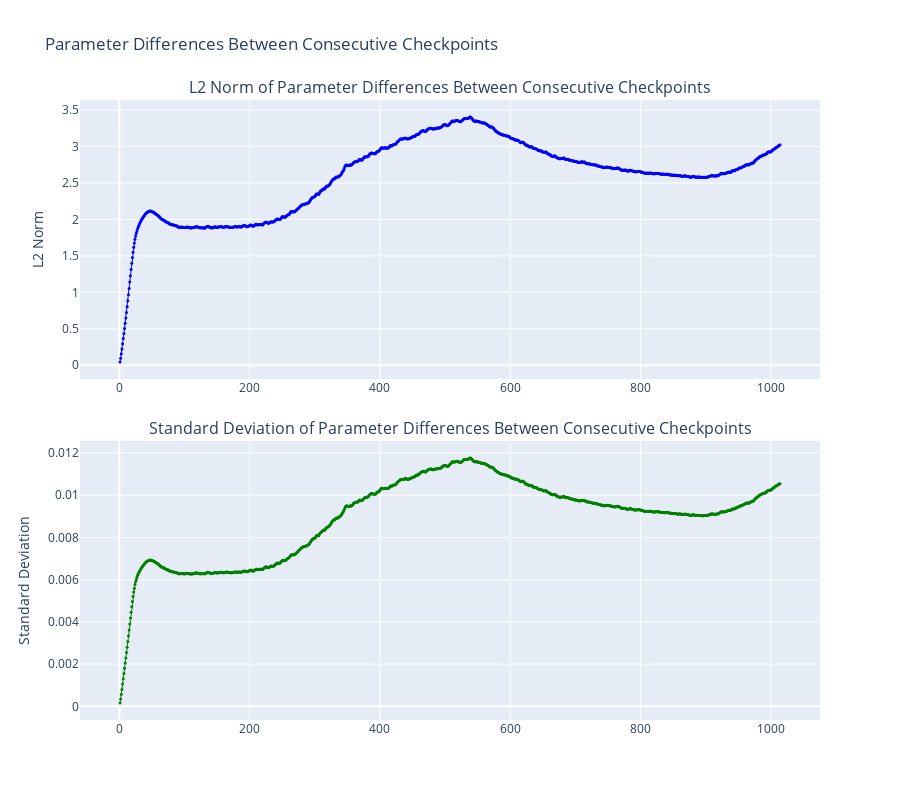

The code cell stored with this chart in its notebook:
### Code cell
from plotly.subplots import make_subplots

import plotly.graph_objects as go

# Create subplots with 2 rows
fig = make_subplots(
    rows=2,
    cols=1,
    subplot_titles=(
        "L2 Norm of Parameter Differences Between Consecutive Checkpoints",
        "Standard Deviation of Parameter Differences Between Consecutive Checkpoints",
    ),
    vertical_spacing=0.1,
)

# Add L2 Norm trace
fig.add_trace(
    go.Scatter(
        x=data["Checkpoint"],
        y=data["Norm"],
        mode="lines+markers",
        name="L2 Norm",
        line=dict(color="blue", width=1),
        marker=dict(size=3, color="blue"),
    ),
    row=1,
    col=1,
)

# Add Standard Deviation trace
fig.add_trace(
    go.Scatter(
        x=data["Checkpoint"],
        y=data["Std"],
        mode="lines+markers",
        name="Std Dev",
        line=dict(color="green", width=1),
        marker=dict(size=3, color="green"),
    ),
    row=2,
    col=1,
)

# Update layout
lim = 200
# fig.update_xaxes(title_text="Checkpoint Number", range=[lim_low, lim], row=2, col=1)
# fig.update_xaxes(range=[lim_low, lim], row=1, col=1)
fig.update_yaxes(title_text="L2 Norm", row=1, col=1)
fig.update_yaxes(title_text="Standard Deviation", row=2, col=1)

fig.update_layout(
    height=800,
    showlegend=False,
    title_text="Parameter Differences Between Consecutive Checkpoints",
)

fig.show()

### Figure 1 — Plotly figure (JSON) as saved in the notebook; plotly's stock layout.template omitted (floating-point values rounded to 4 significant figures; data arrays with more than 128 entries replaced by an {"elided": "..."} marker saying what was removed)
{"data": [{"line": {"color": "blue", "width": 1}, "marker": {"color": "blue", "size": 3}, "mode": "lines+markers", "name": "L2 Norm", "type": "scatter", "x": {"elided": "1014 int values"}, "xaxis": "x", "y": {"elided": "1014 float values"}, "yaxis": "y"}, {"line": {"color": "green", "width": 1}, "marker": {"color": "green", "size": 3}, "mode": "lines+markers", "name": "Std Dev", "type": "scatter", "x": {"elided": "1014 int values"}, "xaxis": "x2", "y": {"elided": "1014 float values"}, "yaxis": "y2"}], "layout": {"annotations": [{"font": {"size": 16}, "showarrow": false, "text": "L2 Norm of Parameter Differences Between Consecutive Checkpoints", "x": 0.5, "xanchor": "center", "xref": "paper", "y": 1, "yanchor": "bottom", "yref": "paper"}, {"font": {"size": 16}, "showarrow": false, "text": "Standard Deviation of Parameter Differences Between Consecutive Checkpoints", "x": 0.5, "xanchor": "center", "xref": "paper", "y": 0.45, "yanchor": "bottom", "yref": "paper"}], "height": 800, "showlegend": false, "title": {"text": "Parameter Differences Between Consecutive Checkpoints"}, "xaxis": {"anchor": "y", "domain": [0, 1]}, "xaxis2": {"anchor": "y2", "domain": [0, 1]}, "yaxis": {"anchor": "x", "domain": [0.55, 1], "title": {"text": "L2 Norm"}}, "yaxis2": {"anchor": "x2", "domain": [0, 0.45], "title": {"text": "Standard Deviation"}}}}
